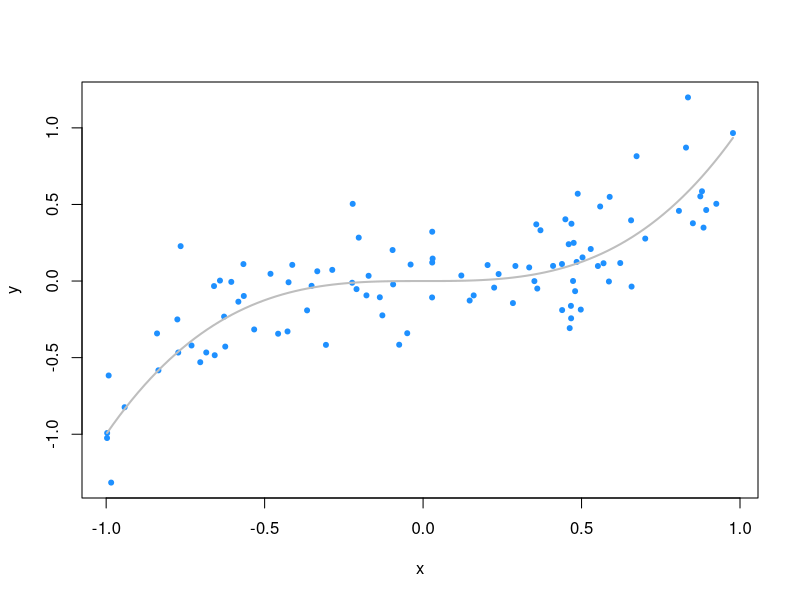
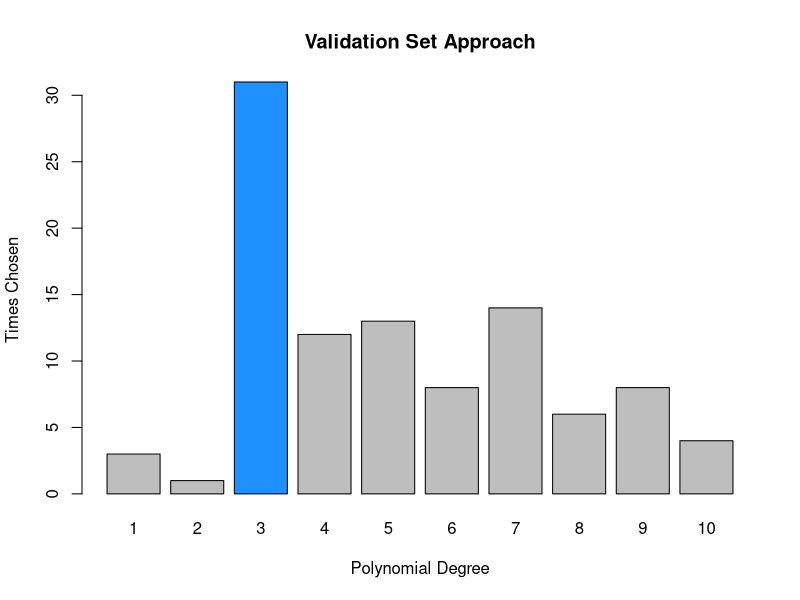

Reproduce these figures in R, in order. (Note: this script raises an error after producing the figures.)
## ---- chunk 1
get_sim_data = function(sample_size = 100) {
  x = runif(n = sample_size, min = -1, max = 1)
  y = rnorm(n = sample_size, mean = x ^ 3, sd = 0.25)
  data.frame(x, y)
}
## ---- chunk 2
set.seed(42)
sim_data = get_sim_data(sample_size = 200)
sim_idx = sample(1:nrow(sim_data), 100)
sim_trn = sim_data[sim_idx, ]
sim_tst = sim_data[-sim_idx, ]
## ---- chunk 3
plot(y ~ x, data = sim_trn, col = "dodgerblue", pch = 20)
curve(x ^ 3, add = TRUE, col = "grey", lwd = 2)
## ---- chunk 4
calc_rmse = function(actual, predicted) {
  sqrt(mean((actual - predicted) ^ 2))
}
## ---- chunk 5
num_sims = 100
num_degrees = 10
val_rmse = matrix(0, ncol = num_degrees, nrow = num_sims)
## ---- chunk 6
set.seed(42)
for (i in 1:num_sims) {
  # simulate data
  sim_data = get_sim_data(sample_size = 200)
  # set aside validation set
  sim_idx = sample(1:nrow(sim_data), 160)
  sim_trn = sim_data[sim_idx, ]
  sim_val = sim_data[-sim_idx, ]
  # fit models and store RMSE
  for (j in 1:num_degrees) {
    #fit model
    fit = glm(y ~ poly(x, degree = j), data = sim_trn)
    # calculate error
    val_rmse[i, j] = calc_rmse(actual = sim_val$y, predicted = predict(fit, sim_val))
  }
}
## ---- chunk 7
barcol = c("grey", "grey", "dodgerblue", "grey", "grey", "grey", "grey", "grey", "grey", "grey")
barplot(table(factor(apply(val_rmse, 1, which.min), levels = 1:10)),
        ylab = "Times Chosen", xlab = "Polynomial Degree", col = barcol, main = "Validation Set Approach")
## ---- chunk 8
data(Auto, package = "ISLR")
## ---- chunk 9
glm_fit = glm(mpg ~ horsepower, data = Auto)
coef(glm_fit)

lm_fit = lm(mpg ~ horsepower, data = Auto)
coef(lm_fit)
## ---- chunk 10
glm_fit = glm(mpg ~ horsepower, data = Auto)
loocv_rmse = sqrt(boot::cv.glm(Auto, glm_fit)$delta)
sqrt(loocv_rmse)
sqrt(loocv_rmse[1])
## ---- chunk 11
loocv_rmse_poly = rep(0, times = 10)
for (i in seq_along(loocv_rmse_poly)) {
  glm_fit = glm(mpg ~ poly(horsepower, i), data = Auto)
  loocv_rmse_poly[i] = sqrt(boot::cv.glm(Auto, glm_fit)$delta[1])
}
loocv_rmse_poly
## ---- chunk 12
plot(loocv_rmse_poly, type = "b", col = "dodgerblue", 
     main = "LOOCV-RMSE vs Polynomial Degree", 
     ylab = "LOOCV-RMSE", xlab = "Polynomial Degree")
## ---- chunk 13
set.seed(17)
cv_10_rmse_poly = rep(0, times = 10)
for (i in seq_along(cv_10_rmse_poly)) {
  glm_fit = glm(mpg ~ poly(horsepower, i), data = Auto)
  cv_10_rmse_poly[i] = sqrt(boot::cv.glm(Auto, glm_fit, K = 10)$delta[1])
}
cv_10_rmse_poly
## ---- chunk 14
plot(cv_10_rmse_poly, type = "b", col = "dodgerblue",
     main = "10 Fold CV-RMSE vs Polynomial Degree", 
     ylab = "10 Fold CV-RMSE", xlab = "Polynomial Degree")
## ---- chunk 15
cv_rmse = matrix(0, ncol = num_degrees, nrow = num_sims)
## ---- chunk 16
set.seed(42)
for (i in 1:num_sims) {
  # simulate data, use all data for training
  sim_trn = get_sim_data(sample_size = 200)
  # fit models and store RMSE
  for (j in 1:num_degrees) {
    #fit model
    fit = glm(y ~ poly(x, degree = j), data = sim_trn)
    # calculate error
    cv_rmse[i, j] = sqrt(boot::cv.glm(sim_trn, fit, K = 5)$delta[1])
  }
}
## ---- chunk 17
par(mfrow = c(1, 2))
max_correct = max(max(table(apply(val_rmse, 1, which.min))), max(table(apply(cv_rmse, 1, which.min))))
barcol = c("grey", "grey", "dodgerblue", "grey", "grey", "grey", "grey", "grey", "grey", "grey")
barplot(table(factor(apply(val_rmse, 1, which.min), levels = 1:10)), ylim = c(0, max_correct), 
        ylab = "Times Chosen", xlab = "Polynomial Degree", col = barcol, main = "Single Validation Set")
barplot(table(factor(apply(cv_rmse,  1, which.min), levels = 1:10)), ylim = c(0, max_correct), 
        ylab = "Times Chosen", xlab = "Polynomial Degree", col = barcol, main = "5-Fold Cross-Validation")

## ---- chunk 18
results = data.frame(
  degree = 1:10,
  colMeans(val_rmse),
  apply(val_rmse, 2, sd),
  colMeans(cv_rmse),
  apply(cv_rmse, 2, sd)
)
colnames(results) = c(
  "Polynomial Degree",
  "Mean, Val",
  "SD, Val",
  "Mean, CV",
  "SD, CV"
)

knitr::kable(results, digits = 3)
## ---- chunk 19
par(mfrow = c(1, 2))
matplot(t(val_rmse)[, 1:10], pch = 20, type = "b", ylim = c(0.17, 0.35), xlab = "Polynomial Degree", ylab = "RMSE", main = "Single Validation Set")
matplot(t(cv_rmse)[, 1:10],  pch = 20, type = "b", ylim = c(0.17, 0.35), xlab = "Polynomial Degree", ylab = "RMSE", main = "5-Fold Cross-Validation")
## ---- chunk 20
caret::createFolds(sim_data$y, k = 10)
## ---- chunk 21
calc_err = function(actual, predicted) {
  mean(actual != predicted)
}
## ---- chunk 22
# simulate data
# y is 0/1
# X are independent N(0,1) variables
# X has no relationship with the response
# p >>> n

set.seed(430)
n = 400
p = 5000
X = replicate(p, rnorm(n))
y = c(rbinom(n = n, size = 1, prob = 0.5))
## ---- chunk 23
# first n/2 observations are used for training
# last n/2 observations used for testing
# both are 50% 0s and 50% 1s
# cv will be done inside train data

full_data = data.frame(y, X)
trn_idx = sample(1:nrow(full_data), trunc(nrow(full_data) * 0.5))
trn_data = full_data[trn_idx,   ]
tst_data = full_data[-trn_idx, ]
## ---- chunk 24
# find correlation between y and each predictor variable
correlations = apply(trn_data[, -1], 2, cor, y = trn_data$y)
hist(correlations)
# select the 25 largest (absolute) correlation
# these should be "useful" for prediction
selected = order(abs(correlations), decreasing = TRUE)[1:25]
correlations[selected]

# subset the test and training data based on the selected predictors
trn_screen = trn_data[c(1, selected)]
tst_screen = tst_data[c(1, selected)]

# fit an additive logistic regression
# use 10-fold cross-validation to obtain an estimate of test accuracy
# horribly optimistic
glm_fit = glm(y ~ ., data = trn_screen, family = "binomial")
boot::cv.glm(trn_screen, glm_fit, K = 10)$delta[1]

# get test accuracy, which we expect to be 0.50
# no better than guessing
glm_pred = (predict(glm_fit, newdata = tst_screen, type = "response") > 0.5) * 1
calc_err(predicted = glm_pred, actual = tst_screen$y)
## ---- chunk 25
# use the caret package to obtain 10 "folds"
folds = caret::createFolds(trn_data$y, k = 10)

# for each fold
# - pre-screen variables on the 9 training folds
# - fit model to these variables
# - get accuracy on validation fold
fold_err = rep(0, length(folds))

for (i in seq_along(folds)) {

  # split for fold i  
  trn_fold = trn_data[-folds[[i]],]
  val_fold = trn_data[folds[[i]],]

  # screening for fold i  
  correlations = apply(trn_fold[, -1], 2, cor, y = trn_fold[,1])
  selected = order(abs(correlations), decreasing = TRUE)[1:25]
  trn_fold_screen = trn_fold[ ,c(1,selected)]
  val_fold_screen = val_fold[ ,c(1,selected)]

  # accuracy for fold i  
  glm_fit = glm(y ~ ., data = trn_fold_screen, family = "binomial")
  glm_pred = (predict(glm_fit, newdata = val_fold_screen, type = "response") > 0.5) * 1
  fold_err[i] = mean(glm_pred == val_fold_screen$y)
  
}

# report all 10 validation fold accuracies
fold_err
# properly cross-validated error
# this roughly matches what we expect in the test set
mean(fold_err)
## ---- chunk 26
names(sessionInfo()$otherPkgs)
